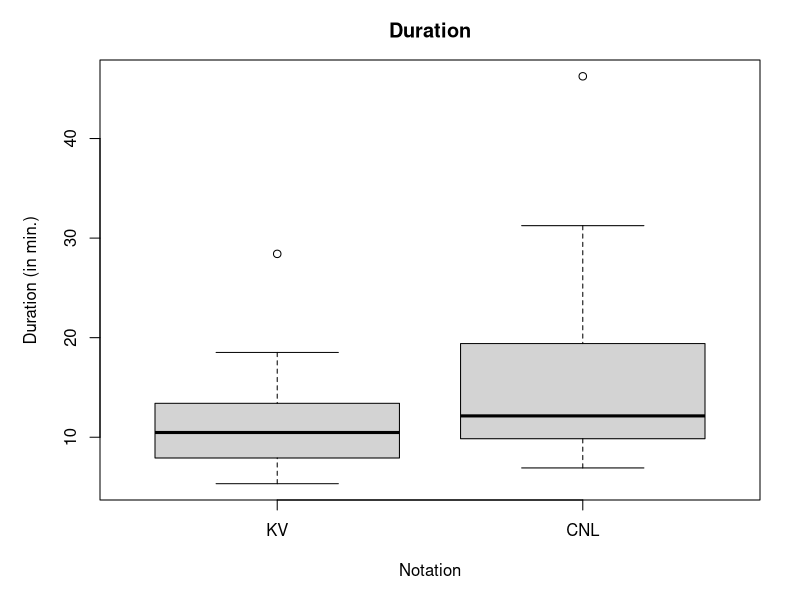
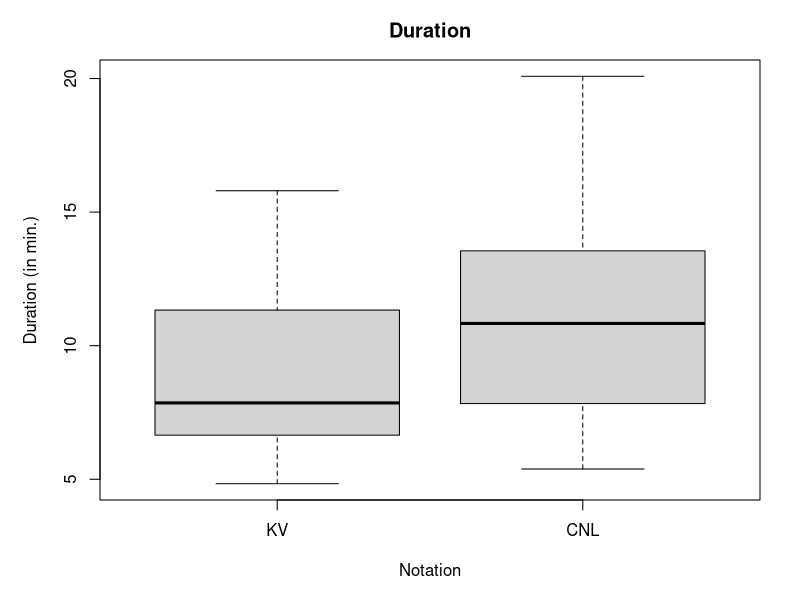
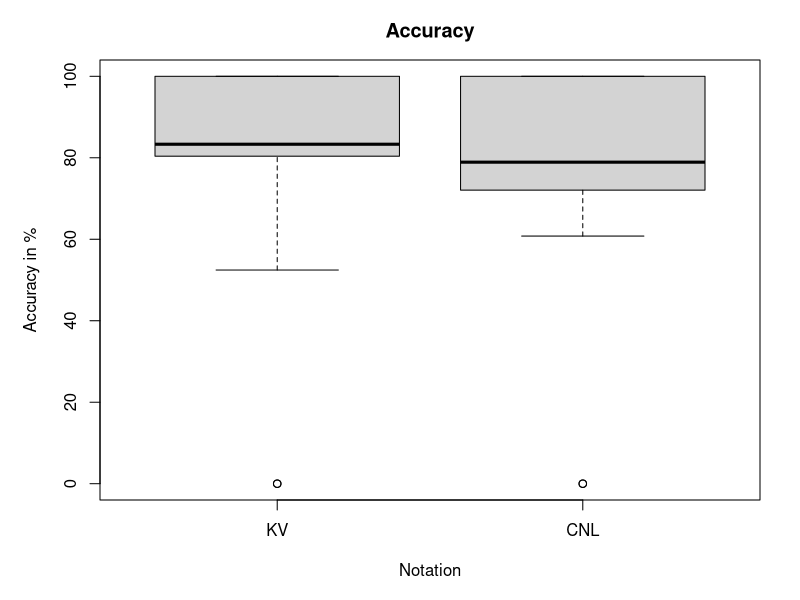
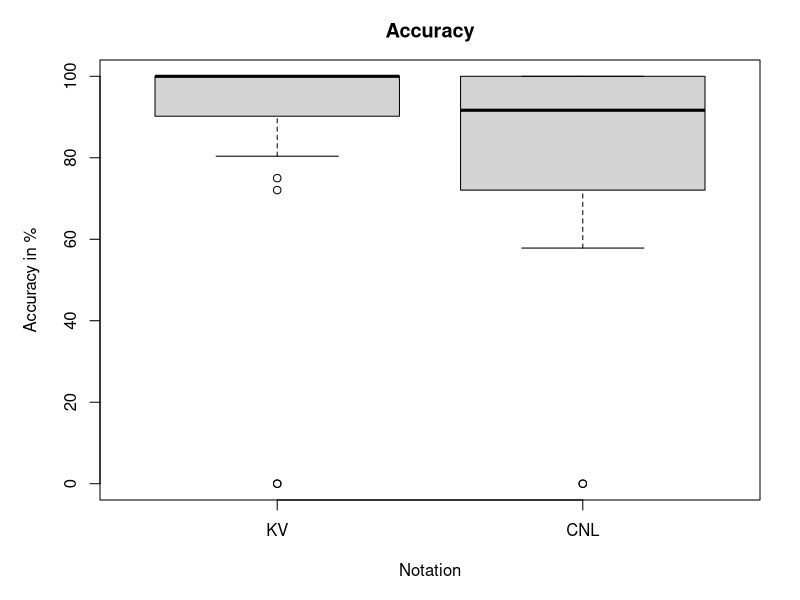
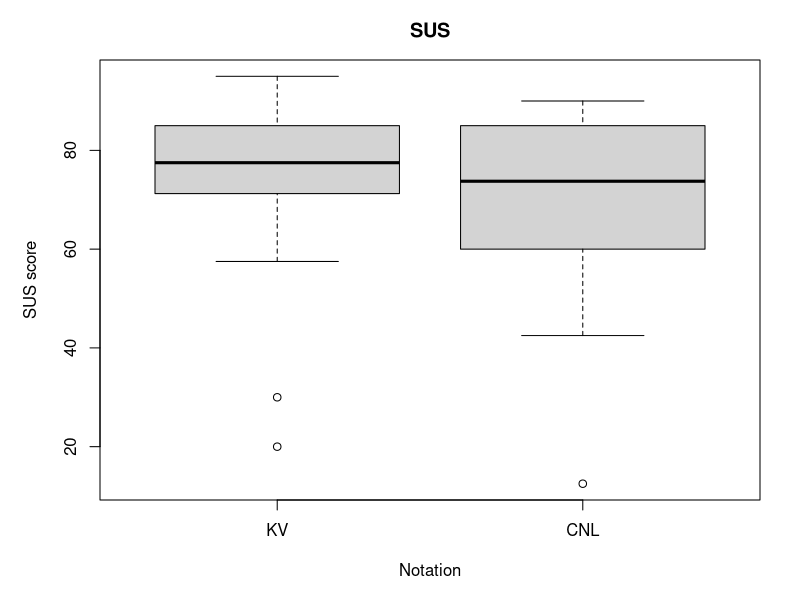
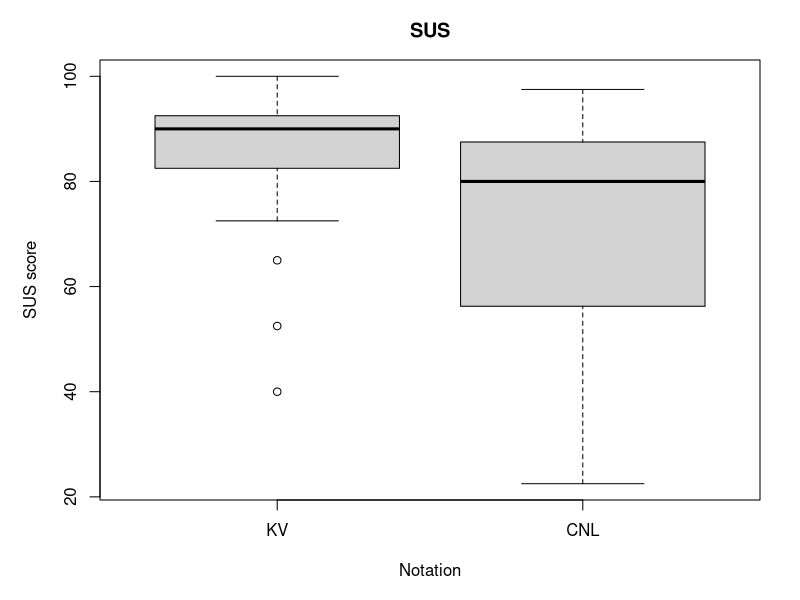
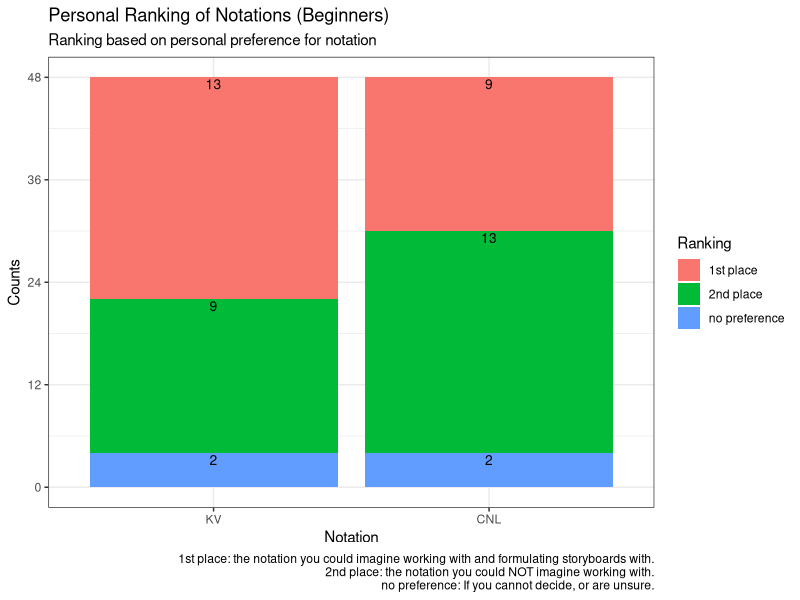
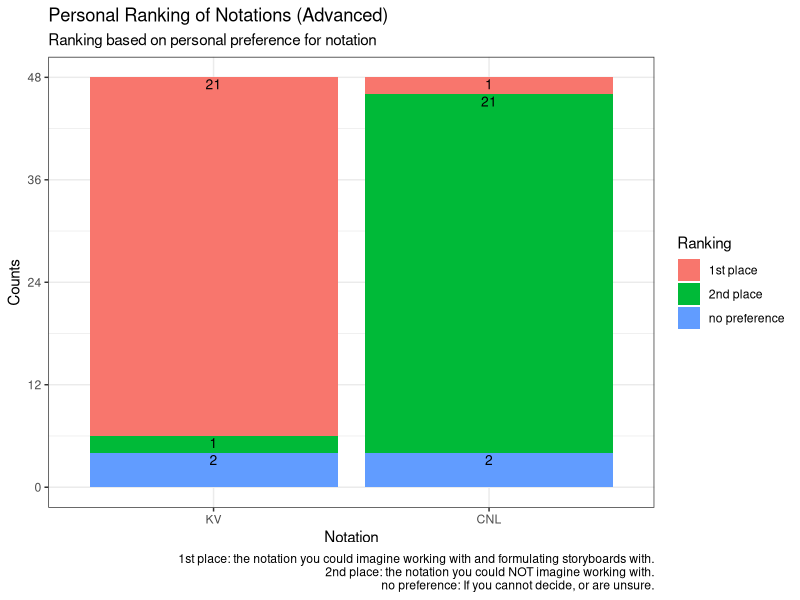

Here is the R script that generated these plots, in order:
library(dplyr)
library(ggplot2)

#### Load ####

df <- read.csv("data_prepared/01_main_data_prepared.csv")
df <- subset(df, select = -c(X))

dfr_new <- read.csv("data_prepared/07_data-experiment-ranking_prepared.csv")
dfr_new <- subset(dfr_new, select = -c(X))

#### Filter ####

df_beginners <- df %>% 
  filter(group.r == "beginner-professional" | group.r == "beginner-student")

df_advanced <- df %>% 
  filter(group.r == "advanced-professional" | group.r == "advanced-student")

dfr_new_beginners <- dfr_new %>%
  filter(subject == "1" | subject == "2" | subject == "6" | subject == "7" | subject == "10" | subject == "12" | subject == "15" | subject == "16" | subject == "17" | subject == "18" | subject == "19" | subject == "23" | subject == "26" | subject == "27" | subject == "31" | subject == "33" | subject == "34" | subject == "38" | subject == "39" | subject == "40" | subject == "41" | subject == "42" | subject == "43" | subject == "46")

dfr_new_advanced <- dfr_new %>%
  filter(subject == "3" | subject == "4" | subject == "5" | subject == "8" | subject == "9" | subject == "11" | subject == "13" | subject == "14" | subject == "20" | subject == "21" | subject == "22" | subject == "24" | subject == "25" | subject == "28" | subject == "29" | subject == "30" | subject == "32" | subject == "35" | subject == "36" | subject == "37" | subject == "44" | subject == "45" | subject == "47" | subject == "48")

#### Efficiency (Duration) ####

par(mar=c(5, 5, 3, 2))
bp_duration <- boxplot(duration.r ~ notation.r, main = "Duration", data = df_beginners, ylab = "Duration (in min.)", xlab = "Notation", names = c("KV","CNL"))
bp_duration <- boxplot(duration.r ~ notation.r, main = "Duration", data = df_advanced, ylab = "Duration (in min.)", xlab = "Notation", names = c("KV","CNL"))

# Outliers 
boxplot.stats(df$duration.log)$out

df_beginners %>%
  group_by(notation.r) %>%
  summarize(mean_duration = mean(duration.r), sd_duration = sd(duration.r), min_duration = min(duration.r), max_duration = max(duration.r), med_duration = median(duration.r), q1 = quantile(duration.r, 0.25), q3 = quantile(duration.r, 0.75))

df_advanced %>%
  group_by(notation.r) %>%
  summarize(mean_duration = mean(duration.r), sd_duration = sd(duration.r), min_duration = min(duration.r), max_duration = max(duration.r), med_duration = median(duration.r), q1 = quantile(duration.r, 0.25), q3 = quantile(duration.r, 0.75))

# (1) Using native Friedman test in R
friedman.test(df_beginners$duration.log, df_beginners$notation.r, df_beginners$subject)
friedman.test(df_advanced$duration.log, df_advanced$notation.r, df_advanced$subject)
friedman.test(df$duration.log, df$notation.r, df$subject)

# beginners p = 0.2207 --> no significant difference between KV-CNL
# advanced  p = 0.014 --> significant difference between KV-CNL

#### Effectiveness (Accuracy) ####
par(mar=c(5, 5, 3, 2))
bp_duration <- boxplot(accuracy ~ notation.r, main = "Accuracy", data = df_beginners, ylab = "Accuracy in %", xlab = "Notation", names = c("KV","CNL"))
bp_duration <- boxplot(accuracy ~ notation.r, main = "Accuracy", data = df_advanced, ylab = "Accuracy in %", xlab = "Notation", names = c("KV","CNL"))

# Outliers 
boxplot.stats(df$accuracy)$out

df_beginners %>%
  group_by(notation.r) %>%
  summarize(mean_accuracy = mean(accuracy), sd_accuracy = sd(accuracy), min_accuracy = min(accuracy), max_accuracy = max(accuracy), med_accuracy = median(accuracy), q1 = quantile(accuracy, 0.25), q3 = quantile(accuracy, 0.75))

df_advanced %>%
  group_by(notation.r) %>%
  summarize(mean_accuracy = mean(accuracy), sd_accuracy = sd(accuracy), min_accuracy = min(accuracy), max_accuracy = max(accuracy), med_accuracy = median(accuracy), q1 = quantile(accuracy, 0.25), q3 = quantile(accuracy, 0.75))

# (1) Using native Friedman test in R
friedman.test(df_beginners$accuracy, df_beginners$notation.r, df_beginners$subject)
friedman.test(df_advanced$accuracy, df_advanced$notation.r, df_advanced$subject)
friedman.test(df$accuracy, df$notation.r, df$subject)

# beginners p = 0.6374 --> no significant difference between KV-CNL
# advanced  p = 0.1088 --> no significant difference between KV-CNL

#### Usability (SUS) ####
par(mar=c(5, 5, 3, 2))
bp_duration <- boxplot(sus ~ notation.r, main = "SUS", data = df_beginners, ylab = "SUS score", xlab = "Notation", names = c("KV","CNL"))
bp_duration <- boxplot(sus ~ notation.r, main = "SUS", data = df_advanced, ylab = "SUS score", xlab = "Notation", names = c("KV","CNL"))

# Outliers 
boxplot.stats(df$sus)$out

df_beginners %>%
  group_by(notation.r) %>%
  summarize(mean_sus = mean(sus), sd_sus = sd(sus), min_sus = min(sus), max_sus = max(sus), med_sus = median(sus), q1 = quantile(sus, 0.25), q3 = quantile(sus, 0.75))

df_advanced %>%
  group_by(notation.r) %>%
  summarize(mean_sus = mean(sus), sd_sus = sd(sus), min_sus = min(sus), max_sus = max(sus), med_sus = median(sus), q1 = quantile(sus, 0.25), q3 = quantile(sus, 0.75))

# (1) Using native Friedman test in R
friedman.test(df_beginners$sus, df_beginners$notation.r, df_beginners$subject)
friedman.test(df_advanced$sus, df_advanced$notation.r, df_advanced$subject)
friedman.test(df$sus, df$notation.r, df$subject)

# beginners p = 0.1444 --> no significant difference between KV-CNL
# advanced  p = 0.000393 --> significant difference between KV-CNL

#### Ranking (Personal Preference) ####
## BEGINNERS
counts_CNL <- count(dfr_new_beginners, ranking.CNL)
counts_KV <- count(dfr_new_beginners, ranking.KV)

notation <- c(rep(c("CNL"),3),rep(c("KV"),3))
ranking <- rep(c("1st place","2nd place","no preference"), 2)  
counts <- c(counts_CNL$n[1:3],counts_KV$n[1:3])
data_ranking <- data.frame(notation,ranking,counts)

desired_order <- c("KV","CNL")
# Re-order the levels
data_ranking$notation <- factor( as.character(data_ranking$notation), levels=desired_order )

# Stacked + count inside bars
experiment_ranking_stacked_beginners <- ggplot(data_ranking, aes(fill=ranking, y=counts, x=notation)) + 
  geom_bar(position="fill", stat = "identity") +
  geom_text(aes(label=after_stat(counts)), stat="identity", position="fill", vjust = 1.2, size = 3.5) +
  scale_y_continuous(labels = scales::label_percent(scale = 48, prefix = "", suffix = "")) +
  labs(title = "Personal Ranking of Notations (Beginners)", subtitle = "Ranking based on personal preference for notation", x = "Notation", y = "Counts", fill = "Ranking", caption = "1st place: the notation you could imagine working with and formulating storyboards with.\n2nd place: the notation you could NOT imagine working with.\nno preference: If you cannot decide, or are unsure.") +
  theme_bw()

experiment_ranking_stacked_beginners

# (1) Binomial Test
count_preferKV <- dim(subset(dfr_new_beginners, ranking.KV=='1st place'))[1]
count_preferNL <- dim(subset(dfr_new_beginners, ranking.CNL=='1st place'))[1]
count_nopref <- dim(subset(dfr_new_beginners, ranking.KV=='no preference'))[1]

binom_result_beginners <- binom.test(count_preferKV,(count_preferKV+count_preferNL), conf.level = 0.95, p = 0.5, alternative = "two.sided")
binom_result_beginners

## ADVANCED
counts_CNL <- count(dfr_new_advanced, ranking.CNL)
counts_KV <- count(dfr_new_advanced, ranking.KV)

notation <- c(rep(c("CNL"),3),rep(c("KV"),3))
ranking <- rep(c("1st place","2nd place","no preference"), 2)  
counts <- c(counts_CNL$n[1:3],counts_KV$n[1:3])
data_ranking <- data.frame(notation,ranking,counts)

desired_order <- c("KV","CNL")
# Re-order the levels
data_ranking$notation <- factor( as.character(data_ranking$notation), levels=desired_order )

# Stacked + count inside bars
experiment_ranking_stacked_advanced <- ggplot(data_ranking, aes(fill=ranking, y=counts, x=notation)) + 
  geom_bar(position="fill", stat = "identity") +
  geom_text(aes(label=after_stat(counts)), stat="identity", position="fill", vjust = 1.2, size = 3.5) +
  scale_y_continuous(labels = scales::label_percent(scale = 48, prefix = "", suffix = "")) +
  labs(title = "Personal Ranking of Notations (Advanced)", subtitle = "Ranking based on personal preference for notation", x = "Notation", y = "Counts", fill = "Ranking", caption = "1st place: the notation you could imagine working with and formulating storyboards with.\n2nd place: the notation you could NOT imagine working with.\nno preference: If you cannot decide, or are unsure.") +
  theme_bw()

experiment_ranking_stacked_advanced

# (1) Binomial Test
count_preferKV <- dim(subset(dfr_new_advanced, ranking.KV=='1st place'))[1]
count_preferNL <- dim(subset(dfr_new_advanced, ranking.CNL=='1st place'))[1]
count_nopref <- dim(subset(dfr_new_advanced, ranking.KV=='no preference'))[1]

binom_result_advanced <- binom.test(count_preferKV,(count_preferKV+count_preferNL), conf.level = 0.95, p = 0.5, alternative = "two.sided")
binom_result_advanced

# beginners p = 0.5235 --> no significant difference between KV-CNL ranking
# advanced  p = 1.097e-05 --> significant difference between KV-CNL ranking (ONLY 1 participant ranked CNL on 1st place!)
